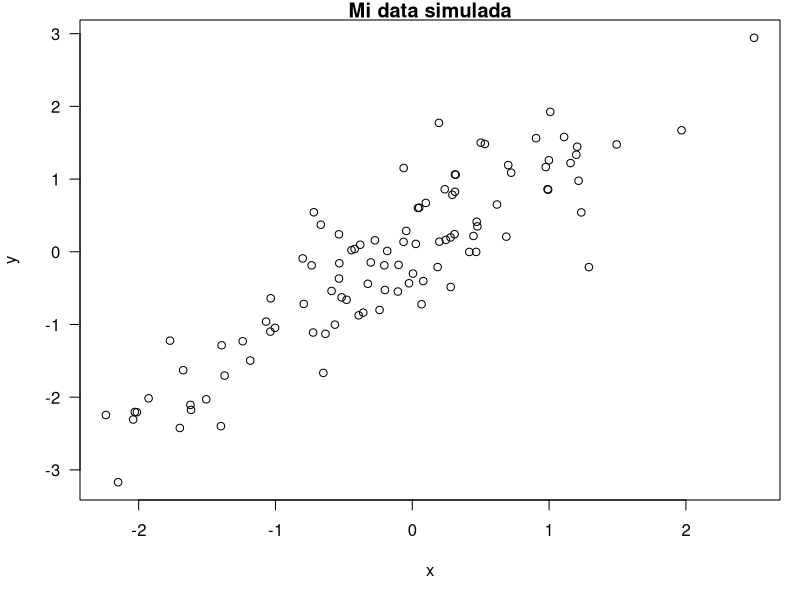

R code for this plot:
## ---- chunk 1
knitr::opts_chunk$set(echo = TRUE)
## ---- chunk 2

x <- rnorm(100); y <- x + rnorm(100, sd = 0.5)


## ---- chunk 3
par(mar = c(5,4,1,1), las = 1)
plot(x,y, main ="Mi data simulada")

